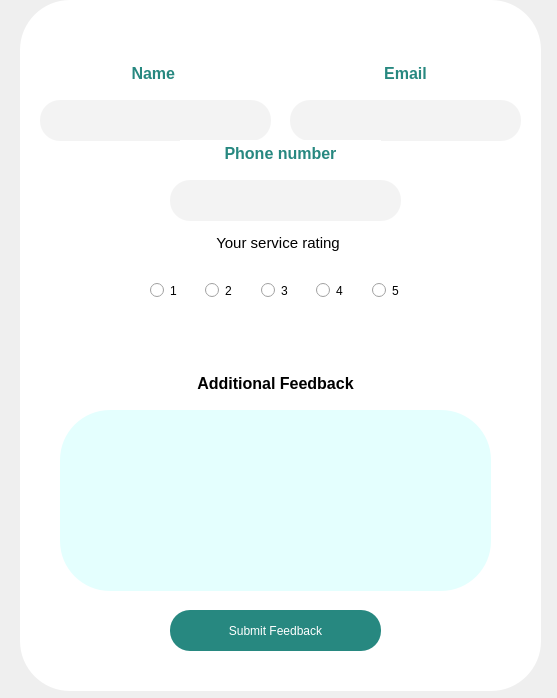
<?xml version="1.0" encoding="UTF-8"?>
<ui version="4.0">
 <class>feedback</class>
 <widget class="QWidget" name="feedback">
  <property name="geometry">
   <rect>
    <x>0</x>
    <y>0</y>
    <width>557</width>
    <height>698</height>
   </rect>
  </property>
  <property name="windowTitle">
   <string>Form</string>
  </property>
  <property name="styleSheet">
   <string notr="true">border-top-left-radius :50px;
border-top-right-radius : 50px; 
border-bottom-left-radius : 50px; 
border-bottom-right-radius : 50px;
</string>
  </property>
  <widget class="QLabel" name="label">
   <property name="geometry">
    <rect>
     <x>20</x>
     <y>0</y>
     <width>521</width>
     <height>691</height>
    </rect>
   </property>
   <property name="styleSheet">
    <string notr="true">background-color: rgb(255, 255, 255);</string>
   </property>
   <property name="text">
    <string/>
   </property>
  </widget>
  <widget class="QTextBrowser" name="textBrowser_5">
   <property name="geometry">
    <rect>
     <x>100</x>
     <y>60</y>
     <width>111</width>
     <height>41</height>
    </rect>
   </property>
   <property name="styleSheet">
    <string notr="true">background-color: rgb(255, 255, 255);
color: rgb(0, 0, 0);
color: rgb(39, 136, 128);</string>
   </property>
   <property name="frameShape">
    <enum>QFrame::NoFrame</enum>
   </property>
   <property name="html">
    <string>&lt;!DOCTYPE HTML PUBLIC &quot;-//W3C//DTD HTML 4.0//EN&quot; &quot;http://www.w3.org/TR/REC-html40/strict.dtd&quot;&gt;
&lt;html&gt;&lt;head&gt;&lt;meta name=&quot;qrichtext&quot; content=&quot;1&quot; /&gt;&lt;meta charset=&quot;utf-8&quot; /&gt;&lt;style type=&quot;text/css&quot;&gt;
p, li { white-space: pre-wrap; }
hr { height: 1px; border-width: 0; }
li.unchecked::marker { content: &quot;\2610&quot;; }
li.checked::marker { content: &quot;\2612&quot;; }
&lt;/style&gt;&lt;/head&gt;&lt;body style=&quot; font-family:'Segoe UI'; font-size:9pt; font-weight:400; font-style:normal;&quot;&gt;
&lt;p align=&quot;center&quot; style=&quot; margin-top:0px; margin-bottom:0px; margin-left:0px; margin-right:0px; -qt-block-indent:0; text-indent:0px;&quot;&gt;&lt;span style=&quot; font-size:12pt; font-weight:700;&quot;&gt;Name&lt;/span&gt;&lt;span style=&quot; font-size:12pt;&quot;&gt; &lt;/span&gt;&lt;/p&gt;&lt;/body&gt;&lt;/html&gt;</string>
   </property>
  </widget>
  <widget class="QTextBrowser" name="textBrowser_6">
   <property name="geometry">
    <rect>
     <x>350</x>
     <y>60</y>
     <width>111</width>
     <height>41</height>
    </rect>
   </property>
   <property name="styleSheet">
    <string notr="true">background-color: rgb(255, 255, 255);
color: rgb(0, 0, 0);
color: rgb(39, 136, 128);</string>
   </property>
   <property name="frameShape">
    <enum>QFrame::NoFrame</enum>
   </property>
   <property name="html">
    <string>&lt;!DOCTYPE HTML PUBLIC &quot;-//W3C//DTD HTML 4.0//EN&quot; &quot;http://www.w3.org/TR/REC-html40/strict.dtd&quot;&gt;
&lt;html&gt;&lt;head&gt;&lt;meta name=&quot;qrichtext&quot; content=&quot;1&quot; /&gt;&lt;meta charset=&quot;utf-8&quot; /&gt;&lt;style type=&quot;text/css&quot;&gt;
p, li { white-space: pre-wrap; }
hr { height: 1px; border-width: 0; }
li.unchecked::marker { content: &quot;\2610&quot;; }
li.checked::marker { content: &quot;\2612&quot;; }
&lt;/style&gt;&lt;/head&gt;&lt;body style=&quot; font-family:'Segoe UI'; font-size:9pt; font-weight:400; font-style:normal;&quot;&gt;
&lt;p align=&quot;center&quot; style=&quot; margin-top:0px; margin-bottom:0px; margin-left:0px; margin-right:0px; -qt-block-indent:0; text-indent:0px;&quot;&gt;&lt;span style=&quot; font-size:12pt; font-weight:700;&quot;&gt;Email&lt;/span&gt;&lt;/p&gt;&lt;/body&gt;&lt;/html&gt;</string>
   </property>
  </widget>
  <widget class="QLineEdit" name="lineEdit_name">
   <property name="geometry">
    <rect>
     <x>40</x>
     <y>100</y>
     <width>231</width>
     <height>41</height>
    </rect>
   </property>
   <property name="styleSheet">
    <string notr="true">border-top-left-radius :20px;
border-top-right-radius : 20px; 
border-bottom-left-radius : 20px; 
border-bottom-right-radius : 20px;
background-color: rgb(243, 243, 243);
</string>
   </property>
  </widget>
  <widget class="QLineEdit" name="lineEdit_email">
   <property name="geometry">
    <rect>
     <x>290</x>
     <y>100</y>
     <width>231</width>
     <height>41</height>
    </rect>
   </property>
   <property name="styleSheet">
    <string notr="true">border-top-left-radius :20px;
border-top-right-radius : 20px; 
border-bottom-left-radius : 20px; 
border-bottom-right-radius : 20px;
background-color: rgb(243, 243, 243);
</string>
   </property>
  </widget>
  <widget class="QTextBrowser" name="textBrowser_7">
   <property name="geometry">
    <rect>
     <x>180</x>
     <y>140</y>
     <width>201</width>
     <height>41</height>
    </rect>
   </property>
   <property name="styleSheet">
    <string notr="true">background-color: rgb(255, 255, 255);
color: rgb(0, 0, 0);
color: rgb(39, 136, 128);</string>
   </property>
   <property name="frameShape">
    <enum>QFrame::NoFrame</enum>
   </property>
   <property name="html">
    <string>&lt;!DOCTYPE HTML PUBLIC &quot;-//W3C//DTD HTML 4.0//EN&quot; &quot;http://www.w3.org/TR/REC-html40/strict.dtd&quot;&gt;
&lt;html&gt;&lt;head&gt;&lt;meta name=&quot;qrichtext&quot; content=&quot;1&quot; /&gt;&lt;meta charset=&quot;utf-8&quot; /&gt;&lt;style type=&quot;text/css&quot;&gt;
p, li { white-space: pre-wrap; }
hr { height: 1px; border-width: 0; }
li.unchecked::marker { content: &quot;\2610&quot;; }
li.checked::marker { content: &quot;\2612&quot;; }
&lt;/style&gt;&lt;/head&gt;&lt;body style=&quot; font-family:'Segoe UI'; font-size:9pt; font-weight:400; font-style:normal;&quot;&gt;
&lt;p align=&quot;center&quot; style=&quot; margin-top:0px; margin-bottom:0px; margin-left:0px; margin-right:0px; -qt-block-indent:0; text-indent:0px;&quot;&gt;&lt;span style=&quot; font-size:12pt; font-weight:700;&quot;&gt;Phone number&lt;/span&gt;&lt;/p&gt;&lt;/body&gt;&lt;/html&gt;</string>
   </property>
  </widget>
  <widget class="QTextBrowser" name="textBrowser_8">
   <property name="geometry">
    <rect>
     <x>150</x>
     <y>230</y>
     <width>256</width>
     <height>41</height>
    </rect>
   </property>
   <property name="styleSheet">
    <string notr="true">background-color: rgb(255, 255, 255);
color: rgb(0, 0, 0);</string>
   </property>
   <property name="html">
    <string>&lt;!DOCTYPE HTML PUBLIC &quot;-//W3C//DTD HTML 4.0//EN&quot; &quot;http://www.w3.org/TR/REC-html40/strict.dtd&quot;&gt;
&lt;html&gt;&lt;head&gt;&lt;meta name=&quot;qrichtext&quot; content=&quot;1&quot; /&gt;&lt;meta charset=&quot;utf-8&quot; /&gt;&lt;style type=&quot;text/css&quot;&gt;
p, li { white-space: pre-wrap; }
hr { height: 1px; border-width: 0; }
li.unchecked::marker { content: &quot;\2610&quot;; }
li.checked::marker { content: &quot;\2612&quot;; }
&lt;/style&gt;&lt;/head&gt;&lt;body style=&quot; font-family:'Segoe UI'; font-size:9pt; font-weight:400; font-style:normal;&quot;&gt;
&lt;p align=&quot;center&quot; style=&quot; margin-top:0px; margin-bottom:0px; margin-left:0px; margin-right:0px; -qt-block-indent:0; text-indent:0px;&quot;&gt;&lt;span style=&quot; font-size:11pt;&quot;&gt;Your service rating&lt;/span&gt;&lt;/p&gt;&lt;/body&gt;&lt;/html&gt;</string>
   </property>
  </widget>
  <widget class="QWidget" name="layoutWidget">
   <property name="geometry">
    <rect>
     <x>150</x>
     <y>270</y>
     <width>271</width>
     <height>41</height>
    </rect>
   </property>
   <layout class="QHBoxLayout" name="horizontalLayout_2">
    <item>
     <widget class="QRadioButton" name="radioButton_6">
      <property name="styleSheet">
       <string notr="true">color: rgb(0, 0, 0);</string>
      </property>
      <property name="text">
       <string>1</string>
      </property>
     </widget>
    </item>
    <item>
     <widget class="QRadioButton" name="radioButton_7">
      <property name="styleSheet">
       <string notr="true">color: rgb(0, 0, 0);</string>
      </property>
      <property name="text">
       <string>2</string>
      </property>
     </widget>
    </item>
    <item>
     <widget class="QRadioButton" name="radioButton_8">
      <property name="styleSheet">
       <string notr="true">color: rgb(0, 0, 0);</string>
      </property>
      <property name="text">
       <string>3</string>
      </property>
     </widget>
    </item>
    <item>
     <widget class="QRadioButton" name="radioButton_9">
      <property name="styleSheet">
       <string notr="true">color: rgb(0, 0, 0);</string>
      </property>
      <property name="text">
       <string>4</string>
      </property>
     </widget>
    </item>
    <item>
     <widget class="QRadioButton" name="radioButton_10">
      <property name="styleSheet">
       <string notr="true">color: rgb(0, 0, 0);</string>
      </property>
      <property name="text">
       <string>5</string>
      </property>
     </widget>
    </item>
   </layout>
  </widget>
  <widget class="QTextBrowser" name="textBrowser_9">
   <property name="geometry">
    <rect>
     <x>160</x>
     <y>370</y>
     <width>231</width>
     <height>41</height>
    </rect>
   </property>
   <property name="styleSheet">
    <string notr="true">background-color: rgb(255, 255, 255);
color: rgb(0, 0, 0);</string>
   </property>
   <property name="html">
    <string>&lt;!DOCTYPE HTML PUBLIC &quot;-//W3C//DTD HTML 4.0//EN&quot; &quot;http://www.w3.org/TR/REC-html40/strict.dtd&quot;&gt;
&lt;html&gt;&lt;head&gt;&lt;meta name=&quot;qrichtext&quot; content=&quot;1&quot; /&gt;&lt;meta charset=&quot;utf-8&quot; /&gt;&lt;style type=&quot;text/css&quot;&gt;
p, li { white-space: pre-wrap; }
hr { height: 1px; border-width: 0; }
li.unchecked::marker { content: &quot;\2610&quot;; }
li.checked::marker { content: &quot;\2612&quot;; }
&lt;/style&gt;&lt;/head&gt;&lt;body style=&quot; font-family:'Segoe UI'; font-size:9pt; font-weight:400; font-style:normal;&quot;&gt;
&lt;p align=&quot;center&quot; style=&quot; margin-top:0px; margin-bottom:0px; margin-left:0px; margin-right:0px; -qt-block-indent:0; text-indent:0px;&quot;&gt;&lt;span style=&quot; font-size:12pt; font-weight:700;&quot;&gt;Additional Feedback&lt;/span&gt;&lt;/p&gt;&lt;/body&gt;&lt;/html&gt;</string>
   </property>
  </widget>
  <widget class="QLineEdit" name="lineEdit_af">
   <property name="geometry">
    <rect>
     <x>60</x>
     <y>410</y>
     <width>431</width>
     <height>181</height>
    </rect>
   </property>
   <property name="styleSheet">
    <string notr="true">background-color: rgb(228, 255, 254);</string>
   </property>
  </widget>
  <widget class="QPushButton" name="pushButton">
   <property name="geometry">
    <rect>
     <x>170</x>
     <y>610</y>
     <width>211</width>
     <height>41</height>
    </rect>
   </property>
   <property name="styleSheet">
    <string notr="true">border-top-left-radius :20px;
border-top-right-radius : 20px; 
border-bottom-left-radius : 20px; 
border-bottom-right-radius : 20px;
color: rgb(255, 255, 255);
font: 700 11pt &quot;Segoe UI&quot;;
background-color: rgb(39, 136, 128);</string>
   </property>
   <property name="text">
    <string>Submit Feedback</string>
   </property>
  </widget>
  <widget class="QLineEdit" name="lineEdit_phone">
   <property name="geometry">
    <rect>
     <x>170</x>
     <y>180</y>
     <width>231</width>
     <height>41</height>
    </rect>
   </property>
   <property name="styleSheet">
    <string notr="true">border-top-left-radius :20px;
border-top-right-radius : 20px; 
border-bottom-left-radius : 20px; 
border-bottom-right-radius : 20px;
background-color: rgb(243, 243, 243);
</string>
   </property>
  </widget>
 </widget>
 <resources/>
 <connections/>
</ui>
